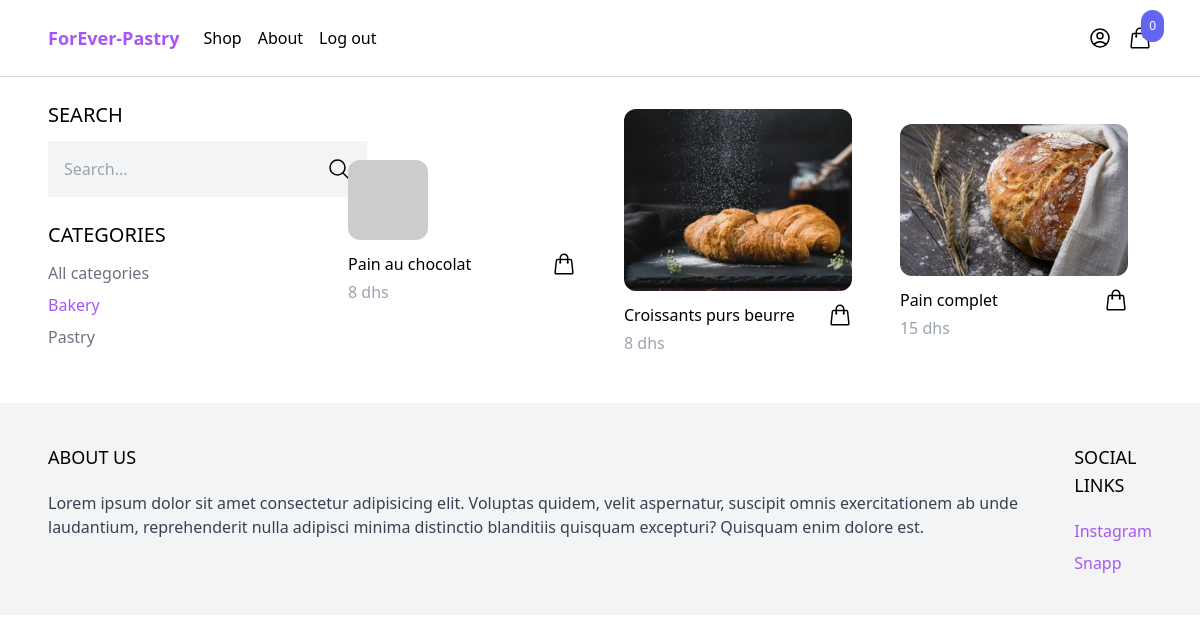
Screenshot of /shop/?category=bakery (signed in) with the database file from the repository.
### product/models.py (models this page shows, shortened)
class Category(models.Model):
    name = models.CharField(max_length=250)
    slug = models.SlugField()
    class Meta:
        ordering = ('name',)

class Product(models.Model):
    category = models.ForeignKey(Category, related_name='products', on_delete=models.CASCADE)
    name = models.CharField(max_length=250)
    slug = models.SlugField()
    description = models.TextField(max_length=250, blank=True, null=True)
    price = models.IntegerField()
    created_at = models.DateTimeField(auto_now_add=True)
    image = models.ImageField(upload_to='uploads/', blank=True, null=True)
    thumbnail = models.ImageField(upload_to='uploads/', blank=True, null=True)
    class Meta:
        ordering = ('-created_at',)
    def get_display_price(self):
        return self.price
    def get_thumbnail(self):
        if self.thumbnail:
            return self.thumbnail.url
        else:
            if self.image:
                self.thumbnail = self.make_thumbnail(self.image)
                self.save()
                return self.thumbnail.url
            else:
                return 'https://via.placeholder.com/240x240x.jpg'

### core/views.py (the view)
# urls.py: path('shop/', shop, name='shop'),
def shop(request):
    categories = Category.objects.all()
    products = Product.objects.all()
    active_category = request.GET.get('category', '')
    if active_category:
        products = products.filter(category__slug=active_category)
    query = request.GET.get('query', '')
    if query:
        products = products.filter(Q(name__icontains=query) | Q(description__icontains=query))
    context = {
        'categories': categories,
        'products': products,
        'active_category': active_category,
    }
    return render(request, 'core/shop.html', context)

### cart/cart.py (called while the page is built)
    def __len__(self):
        return sum(item['quantity'] for item in self.cart.values())

### cart/context_processors.py (called while the page is built)
def cart(request):
    return {'cart': Cart(request)}

### core/templates/core/shop.html
{% extends 'core/base.html' %}
{% block content %}
    <div class="max-w-6xl mx-auto flex flex-wrap items-start py-6 px-6 xl:px-0">
        <div class="filters w-full lg:w-1/4">
            <h3 class="mb-3 text-xl uppercase">Search</h3>
            <form method="get" action=".">
                <div class="flex">
                    <input type="text" name="query" class="p-4 bg-gray-100 border-0" placeholder="Search...">
                    <button class="p-4 bg-gray-100 border-0">
                        <svg xmlns="http://www.w3.org/2000/svg" fill="none" viewBox="0 0 24 24" stroke-width="1.5" stroke="currentColor" class="w-6 h-6">
                            <path stroke-linecap="round" stroke-linejoin="round" d="M21 21l-5.197-5.197m0 0A7.5 7.5 0 105.196 5.196a7.5 7.5 0 0010.607 10.607z" />
                          </svg>
                    </button>
                </div>
            </form>
            <h3 class="mt-6 mb-3 text-xl uppercase">Categories</h3>
            <ul class="space-y-2">
                <li><a href="{% url 'shop' %}" class="{% if not active_category %}text-purple-500 {%else%}text-gray-500{%endif%}"">All categories</a></li>
                {% for category in categories %}
                <li><a href="{% url 'shop' %}?category={{ category.slug }}" class="{% if category.slug == active_category %}text-purple-500{% else %}text-gray-500{% endif %}">{{ category.name }}</a></li>
                {% endfor %}
            </ul>
        </div>
        <div class="products w-full lg:w-3/4 -mt-4 flex items-center flex-wrap">
            {% for product in products %}
                {% include 'product/partials/product_list_item.html' %}
            {%endfor%}
        </div>
    </div>
{% endblock %}

### product/templates/product/partials/product_list_item.html (shortened to what this page needs)
<div class="w-full md:w-1/3 xl:w-1/4 p-6">
    <a href="{% url 'product' product.slug  %}">
        <img src="{{ product.get_thumbnail }}" class="rounded-xl hover:shadow-lg">
    </a>
    <div class="pt-3 flex items-center justify-between">
        <a href="{% url 'product' product.slug  %}">{{ product.name }}</a>
        <a href="{% url 'product' product.slug  %}" class="text-puple-500 hover:text-purple-800">
        </a>
    </div>
    <p class="pt-1 text-gray-400">{{ product.get_display_price }} dhs</p>
</div>

### rows the page displays
Category: name "Bakery"
Category: name "Pastry"
Product: name "Pain au chocolat", get_display_price "8"
Product: get_thumbnail (picture), name "Croissants purs beurre", get_display_price "8"
Product: get_thumbnail (picture), name "Pain complet", get_display_price "15"

### other values shown
{{ cart|length }} "0"
